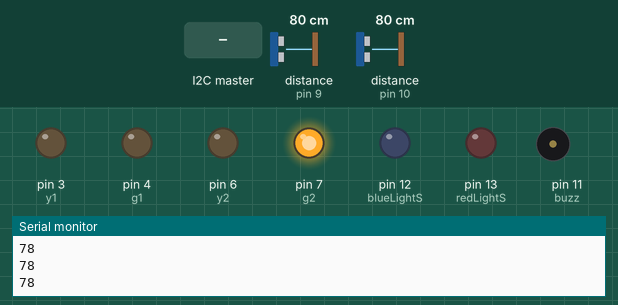
A sketch run on a simulated Arduino Uno, built with avr-gcc and run on an emulated ATmega328P. Shown: output pins drawn as LEDs (lit = HIGH), buzzer (waves = sounding), the last lines printed to the serial monitor. Wiring (inferred from the names in the program): ultrasonic range finder: trigger pin 8; echo pin 9. Inputs (shaded band) come from the test bench; at power-on: distance to the obstacle (sensors on pin 9, pin 10) 80 cm. The echo pulse lasts 58.3 µs per cm; pins used as bus, display or sensor lines are not drawn.

Above: at 1.2 s.
1.3 s: distance to the obstacle (sensor on pin 9) set to 12 cm
2.8 s: distance to the obstacle (sensor on pin 9) set to 9 cm
At 3.04 s:
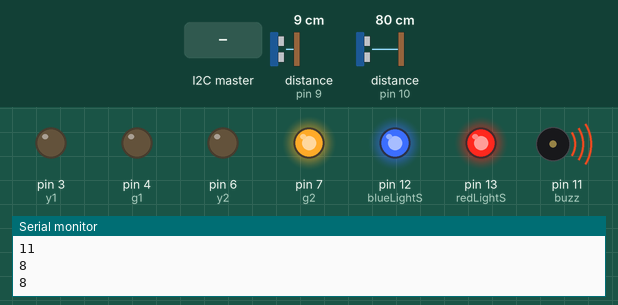
5.8 s: the I2C master sends the byte 1
At 8.7 s:
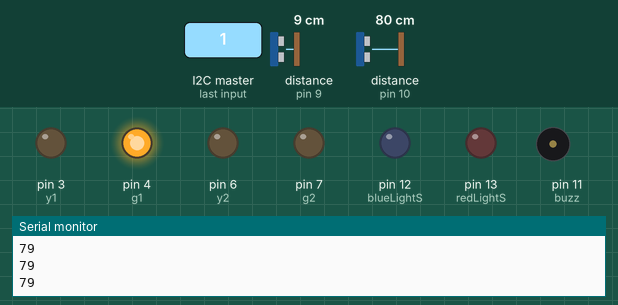
8.8 s: distance to the obstacle (sensor on pin 10) set to 12 cm
10.3 s: distance to the obstacle (sensor on pin 10) set to 9 cm
At 10.55 s:
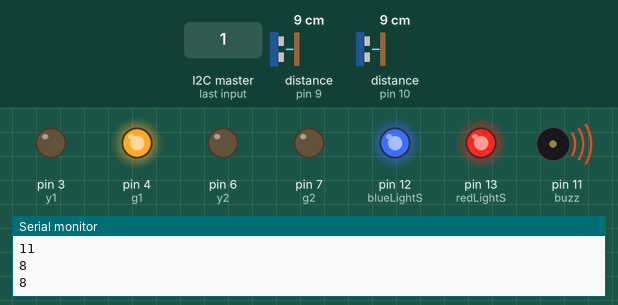
13.3 s: the I2C master sends the byte 0
At 15.7 s:
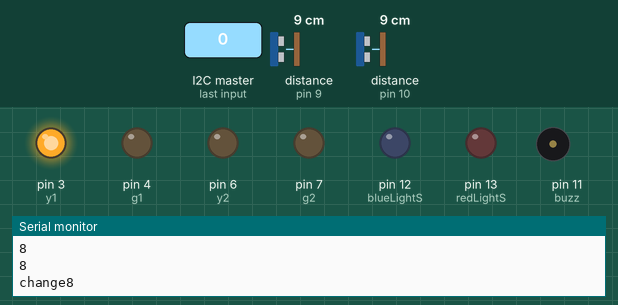
Timing chart, 0 to 17.3 s (numbered marks = the images above; inputs shaded):
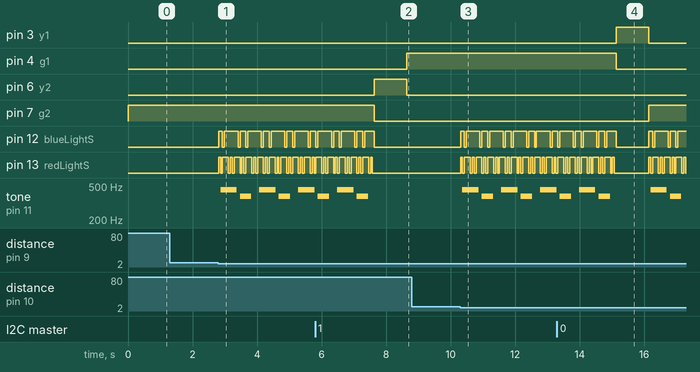

The sketch:

Motion_Sensor.ino
```cpp
//To the reader: I apologize for the nightmare of a program you are about to read
//Port: COM5
#include <Wire.h> //Library includes functions to send bytes between 2 Arduinos

const int r1 = 2;
const int y1 = 3;
const int g1 = 4;
const int r2 = 5;
const int y2 = 6;
const int g2 = 7;
const int trigPin1 = 8;
const int echoPin1 = 9;
const int echoPin2 = 10;
const int buzz = 11;
const int blueLightS = 12;
const int redLightS = 13;
const int fiveSec = 5000;
const int threeSec = 3000;
const int oneSec = 1000;
int toggle = 0;

// defines variables
long duration;
int distance;

void setup()
{
  pinMode(r1, OUTPUT);
  pinMode(y1, OUTPUT);
  pinMode(g1, OUTPUT);
  pinMode(r2, OUTPUT);
  pinMode(y2, OUTPUT);
  pinMode(g2, OUTPUT);
  pinMode(trigPin1, OUTPUT);
  pinMode(echoPin1, INPUT);
  pinMode(echoPin2, INPUT);
  pinMode(buzz,OUTPUT);
  pinMode(redLightS, OUTPUT);
  pinMode(blueLightS, OUTPUT);
  Wire.begin(2);
  Wire.onReceive(change);

  Serial.begin(9600); // Starts the serial communication
}

void change(int bytes)
{
  toggle = Wire.read();
  Serial.print("change");
}
void loop()
{
  int i = 0; //timing variable for main loop
  int j; //timing variable for sub-loop
  int b1 = 1000, b2 = 1000; //buffer variables to hold temporary distance values

  //****************************************************************************************
  while (toggle == 0) //Loop for Distance Sensor 1
  {
    j = 0;
    digitalWrite(r1, HIGH);
    digitalWrite(y1, LOW);
    digitalWrite(g1, LOW);
    digitalWrite(g2, HIGH);
    digitalWrite(trigPin1, LOW);
    delayMicroseconds(10); // Sets the trigPin on HIGH state for 10 micro seconds
    digitalWrite(trigPin1, HIGH);
    delayMicroseconds(10);  // Reads the echoPin, returns the sound wave travel time in microseconds
    digitalWrite(trigPin1, LOW);
    duration = pulseIn(echoPin1, HIGH);
    distance = duration*0.034/2; //Calculates the distance
    if (distance < 10 && b1 < 10 && b2 < 10) //checks whether all three distance variables are less than 10 in which case STOP! YOU HAVE VIOLATED THE LAW!
    {
      while (j < 80)
      {
        int k = 0;
        if (j % 3 == 0 || j % 4 == 0)
        {
           while (k < 30) //You know, some days I REALLY hate this major
           {
            digitalWrite(redLightS, HIGH);
            digitalWrite(blueLightS, HIGH);
            delay(2);
            k++;
          }
        }
        else if (j % 2 == 0 && j != 0)
        {
          while (k < 30)
          {
            digitalWrite(blueLightS, LOW);
            digitalWrite(redLightS, HIGH);
            delay(2);
            k++;
          }
        }
        else if (j % 2 == 1 && j != 0)
        {
            while (k < 30)
            {
              digitalWrite(redLightS, LOW);
              digitalWrite(blueLightS, HIGH);
              delay(2);
              k++;
           }
        }
        else
        {
            while (k < 30)
            {
              digitalWrite(redLightS, HIGH);
              digitalWrite(blueLightS, HIGH);
              delay(2);
              k++;
           }
        }
        if (j % 20 == 0)  //Causes the buzzer to alternate between 2 tones
        {
              noTone(buzz);
              tone(buzz, 454, 500);
         }
         else if (j % 10 == 0)
         {
            noTone(buzz);
            tone (buzz, 380, 350);
         }
         j++;
      }
   }
   digitalWrite(redLightS, LOW);
   digitalWrite(blueLightS, LOW);
   b2 = b1;
   b1 = distance;
   Serial.println(distance);
   if (toggle == 1)
   {
     tLight(toggle);
   }
  }

  b1 = 1000;
  b2 = 1000;
  distance = 0;

  //*****************************************************************************************************************************************************************************************************************************************

  while (toggle == 1) //Loop 2
  {
    j = 0;
    digitalWrite(r2, HIGH);
    digitalWrite(y2, LOW);
    digitalWrite(g2, LOW);
    digitalWrite(trigPin1, LOW);
    delayMicroseconds(10);
    digitalWrite(trigPin1, HIGH);
    delayMicroseconds(10);
    digitalWrite(trigPin1, LOW);
    duration = pulseIn(echoPin2, HIGH);
    distance = duration*0.034/2; // Calculating the distance
    if (distance < 10 && b1 < 10 && b2 < 10)  //checks whether all three distance variables are less than 10 in which case STOP! YOU HAVE VIOLATED THE LAW!
    {
      while (j < 80)
      {
        int k = 0;
        if (j % 3 == 0 || j % 4 == 0)
        {
           while (k < 30) //You know, some days I REALLY hate this major
                          //Also, if everything breaks, change this 30 to 15. I don't know why, it just works
           {
            digitalWrite(redLightS, HIGH);
            digitalWrite(blueLightS, HIGH);
            delay(2);
            k++;
          }
        }
        else if (j % 2 == 0 && j != 0)
        {
          while (k < 30)
          {
            digitalWrite(blueLightS, LOW);
            digitalWrite(redLightS, HIGH);
            delay(2);
            k++;
          }
        }
        else if (j % 2 == 1 && j != 0)
        {
            while (k < 30)
            {
              digitalWrite(redLightS, LOW);
              digitalWrite(blueLightS, HIGH);
              delay(2);
              k++;
            }
        }
        else
        {
            while (k < 30)
            {
              digitalWrite(redLightS, HIGH);
              digitalWrite(blueLightS, HIGH);
              delay(2);
              k++;
            }
        }
        if (j % 20 == 0)
        {
              noTone(buzz);
              tone(buzz, 454, 500);
            }
         else if (j % 10 == 0)
         {
            noTone(buzz);
            tone (buzz, 380, 350);
         }
         j++;
      }
   }
   digitalWrite(redLightS, LOW);
   digitalWrite(blueLightS, LOW);
   b2 = b1;
   b1 = distance;
   Serial.println(distance);
   if (toggle == 0)
   {
     tLight(toggle);
   }
  }
}
void tLight(int toggle) //method containing code to control the traffic lights
{
   if(toggle == 1)
   {
       digitalWrite(r1, HIGH);
       digitalWrite(y1, LOW);
       digitalWrite(g1, LOW);
       digitalWrite(r2, LOW);
       digitalWrite(y2, HIGH);
       digitalWrite(g2, LOW);
   }
   else if(toggle == 0)
   {
       digitalWrite(r1, LOW);
       digitalWrite(y1, HIGH);
       digitalWrite(g1, LOW);
       digitalWrite(r2, HIGH);
       digitalWrite(y2, LOW);
       digitalWrite(g2, LOW);
   }
   delay(1000);
   if(toggle == 0)
   {
      digitalWrite(r1, HIGH);
      digitalWrite(y1, LOW);
      digitalWrite(g1, LOW);
      digitalWrite(r2, LOW);
      digitalWrite(y2, LOW);
      digitalWrite(g2, HIGH);
   }
   else if(toggle == 1)
   {
      digitalWrite(r1, LOW);
      digitalWrite(y1, LOW);
      digitalWrite(g1, HIGH);
      digitalWrite(r2, HIGH);
      digitalWrite(y2, LOW);
      digitalWrite(g2, LOW);
   }
}
```

test.cpp
```cpp
void setup()
{


  pinMode(13, OUTPUT);
  pinMode(12,OUTPUT);
  pinMode(11,OUTPUT);
}

void loop()
{
  //Delay Vars
  int fiveSec=5000;
  int threeSec=3000;
  int oneSec=1000;

  //Traffic Light 1
  int red1=13;
  int yellow1=12;
  int green1=11;


  digitalWrite(green1, HIGH);
  delay(oneSec); // Wait for 1000 millisecond(s)
  digitalWrite(green1, LOW);
  delay(100); // Wait for 1000 millisecond(s)

  digitalWrite(yellow1, HIGH);
  delay(oneSec); // Wait for 1000 millisecond(s)
  digitalWrite(yellow1, LOW);
  delay(100); // Wait for 1000 millisecond(s)

  digitalWrite(red1, HIGH);
  delay(oneSec); // Wait for 1000 millisecond(s)
  digitalWrite(red1, LOW);
  delay(100); // Wait for 1000 millisecond(s)


  //Traffic Light2
  int red2=7;
  int yellow2=6;
  int green2=5;

  digitalWrite(green2, HIGH);
  delay(oneSec); // Wait for 1000 millisecond(s)
  digitalWrite(green2, LOW);
  delay(100); // Wait for 1000 millisecond(s)

  digitalWrite(yellow2, HIGH);
  delay(oneSec); // Wait for 1000 millisecond(s)
  digitalWrite(yellow2, LOW);
  delay(100); // Wait for 1000 millisecond(s)

  digitalWrite(red2, HIGH);
  delay(oneSec); // Wait for 1000 millisecond(s)
  digitalWrite(red2, LOW);
  delay(100); // Wait for 1000 millisecond(s)

}
```

Measured:
- the behaviour switches between 11 and 10 cm on distance to the obstacle (sensor on pin 9) (found by bisection; images 0 and 1)
- the behaviour switches between 11 and 10 cm on distance to the obstacle (sensor on pin 10) (found by bisection; images 2 and 3)
- after the input at 2.8 s, pin 12 (blueLightS): LOW → HIGH at once, then repeats every 0.72 s: LOW 0.06 s, HIGH 0.42 s, LOW 0.06 s, HIGH 0.18 s; pin 13 (redLightS): LOW → HIGH at once, then repeats every 0.36 s: LOW 0.06 s, HIGH 0.18 s, LOW 0.06 s, HIGH 0.06 s
- after the input at 5.8 s, pin 4 (g1): LOW → HIGH after 2.8 s; pin 6 (y2): LOW → HIGH after 1.8 s, → LOW 1.0 s later; pin 7 (g2): HIGH → LOW after 1.8 s; pin 13 (redLightS): goes on until 7.6 s, then stays LOW; tone on pin 11 (buzz): goes on until 7.4 s, then stays silent
- after the input at 10.3 s, pin 12 (blueLightS): LOW → HIGH at once, then repeats every 0.72 s: LOW 0.06 s, HIGH 0.42 s, LOW 0.06 s, HIGH 0.18 s; pin 13 (redLightS): LOW → HIGH at once, then repeats every 0.36 s: LOW 0.06 s, HIGH 0.18 s, LOW 0.06 s, HIGH 0.06 s
- after the input at 13.3 s, pin 3 (y1): LOW → HIGH after 1.8 s, → LOW 1.0 s later; pin 4 (g1): HIGH → LOW after 1.8 s; pin 7 (g2): LOW → HIGH after 2.8 s
